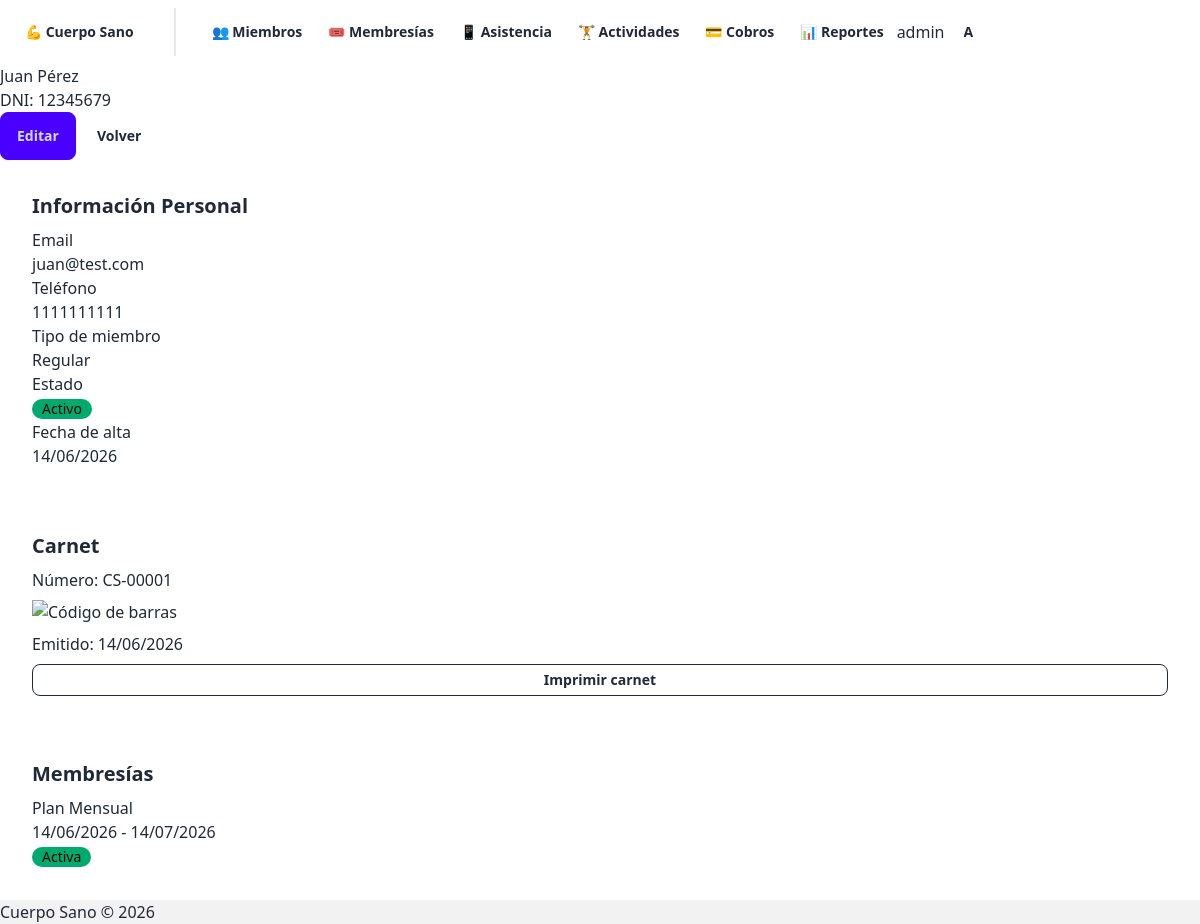
Screenshot of /miembros/1/ (signed in) with the database file from the repository.
### miembros/models.py (models this page shows, shortened)
class Miembro(models.Model):
    TIPO_CHOICES = [
        ('REGULAR', 'Regular'),
        ('ESTUDIANTE', 'Estudiante'),
        ('MAYOR', 'Persona Mayor'),
    ]
    nombre = models.CharField(max_length=100)
    apellido = models.CharField(max_length=100)
    dni = models.CharField(max_length=15, unique=True)
    email = models.EmailField(blank=True)
    telefono = models.CharField(max_length=20, blank=True)
    foto = CloudinaryField('foto', folder='miembros', blank=True, null=True)
    tipo_miembro = models.CharField(max_length=20, choices=TIPO_CHOICES, default='REGULAR')
    activo = models.BooleanField(default=True)
    fecha_alta = models.DateField(auto_now_add=True)
    def __str__(self):
        return f"{self.nombre} {self.apellido}"

class Carnet(models.Model):
    miembro = models.OneToOneField(Miembro, on_delete=models.CASCADE, related_name='carnet')
    numero_carnet = models.CharField(max_length=10, unique=True)
    codigo_barras_imagen = CloudinaryField('barcode', folder='carnets')
    fecha_emision = models.DateField(auto_now_add=True)

### membresias/models.py (models this page shows, shortened)
class Membresia(models.Model):
    ESTADO_CHOICES = [
        ('ACTIVA', 'Activa'),
        ('VENCIDA', 'Vencida'),
        ('CANCELADA', 'Cancelada')
    ]
    miembro = models.ForeignKey(Miembro, on_delete=models.CASCADE, related_name='membresias')
    tipo = models.ForeignKey(TipoMembresia, on_delete=models.PROTECT)
    fecha_inicio = models.DateField()
    fecha_fin = models.DateField()
    estado = models.CharField(max_length=20, choices=ESTADO_CHOICES, default='ACTIVA')
    class Meta:
        verbose_name_plural = 'Membresías'

class TipoMembresia(models.Model):
    nombre = models.CharField(max_length=100)
    descripcion = models.TextField(blank=True)
    precio = models.DecimalField(
        max_digits=10,
        decimal_places=2,
        validators=[MinValueValidator(Decimal('0.01'))]
    )
    duracion_dias = models.PositiveIntegerField()
    class Meta:
        verbose_name_plural = 'Tipos de membresía'

### miembros/views.py (the view)
# urls.py: path('<int:pk>/', views.detalle_miembro, name='detalle'),
@login_required
def detalle_miembro(request, pk):
    miembro = get_object_or_404(Miembro, pk=pk)
    try:
        carnet = miembro.carnet
    except Carnet.DoesNotExist:
        carnet = None
    context = {
        'miembro': miembro,
        'carnet': carnet,
    }
    return render(request, 'miembros/detalle.html', context)

### miembros/templatetags/custom_tags.py (called while the page is built)
@register.filter
def has_group(user, group_name):
    return user.groups.filter(name=group_name).exists()

### miembros/templates/miembros/detalle.html (shortened to what this page needs)
{% extends 'base.html' %}
{% block content %}
<div class="space-y-6">
    <div class="flex justify-between items-start">
        <div>
            <h1 class="text-3xl font-bold">{{ miembro.nombre }} {{ miembro.apellido }}</h1>
            <p class="text-gray-500">DNI: {{ miembro.dni }}</p>
        </div>
        <div class="space-x-2">
            <a href="{% url 'miembros:editar' miembro.pk %}" class="btn btn-primary">Editar</a>
            <a href="{% url 'miembros:lista' %}" class="btn btn-ghost">Volver</a>
        </div>
    </div>
    <div class="grid grid-cols-1 md:grid-cols-2 gap-6">
        <div class="card bg-base-100 shadow-md">
            <div class="card-body">
                <h2 class="card-title text-lg">Información Personal</h2>
                <div class="space-y-3">
                    <div>
                        <p class="text-sm text-gray-500">Email</p>
                        <p class="font-medium">{{ miembro.email|default:'No registrado' }}</p>
                    </div>
                    <div>
                        <p class="text-sm text-gray-500">Teléfono</p>
                        <p class="font-medium">{{ miembro.telefono|default:'No registrado' }}</p>
                    </div>
                    <div>
                        <p class="text-sm text-gray-500">Tipo de miembro</p>
                        <p class="font-medium">{{ miembro.get_tipo_miembro_display }}</p>
                    </div>
                    <div>
                        <p class="text-sm text-gray-500">Estado</p>
                        <p class="font-medium">
                            {% if miembro.activo %}
                            <span class="badge badge-success">Activo</span>
                            {% else %}
                            <span class="badge">Inactivo</span>
                            {% endif %}
                        </p>
                    </div>
                    <div>
                        <p class="text-sm text-gray-500">Fecha de alta</p>
                        <p class="font-medium">{{ miembro.fecha_alta|date:'d/m/Y' }}</p>
                    </div>
                </div>
            </div>
        </div>
        <div class="space-y-4">
            {% if carnet %}
            <div class="card bg-base-100 shadow-md">
                <div class="card-body">
                    <h2 class="card-title text-lg">Carnet</h2>
                    <p class="text-sm">Número: <span class="font-mono font-bold">{{ carnet.numero_carnet }}</span></p>
                    {% if carnet.codigo_barras_imagen %}
                    <img src="{{ carnet.codigo_barras_imagen.url }}" alt="Código de barras" class="w-full">
                    {% endif %}
                    <p class="text-xs text-gray-500">Emitido: {{ carnet.fecha_emision|date:'d/m/Y' }}</p>
                    <a href="{% url 'miembros:carnet' miembro.pk %}" class="btn btn-sm btn-outline">Imprimir carnet</a>
                </div>
            </div>
            {% endif %}
        </div>
    </div>
    <div class="card bg-base-100 shadow-md">
        <div class="card-body">
            <h2 class="card-title text-lg">Membresías</h2>
            {% if miembro.membresias.all %}
            <div class="space-y-2">
                {% for membresia in miembro.membresias.all %}
                <div class="border rounded p-3">
                    <div class="flex justify-between items-start">
                        <div>
                            <p class="font-medium">{{ membresia.tipo.nombre }}</p>
                            <p class="text-sm text-gray-500">
                                {{ membresia.fecha_inicio|date:'d/m/Y' }} - {{ membresia.fecha_fin|date:'d/m/Y' }}
                            </p>
                        </div>
                        <span class="badge {% if membresia.estado == 'ACTIVA' %}badge-success{% elif membresia.estado == 'VENCIDA' %}badge-warning{% else %}badge-error{% endif %}">
                            {{ membresia.get_estado_display }}
                        </span>
                    </div>
                </div>
                {% endfor %}
            </div>
            {% else %}
            <p class="text-gray-500">No tiene membresías registradas</p>
            {% endif %}
        </div>
    </div>
</div>
{% endblock %}

### templates/base.html (shortened to what this page needs)
{% load custom_tags %}<!DOCTYPE html>
<html lang="es">
<head>
    <link href="https://cdn.jsdelivr.net/npm/daisyui@4/dist/full.min.css" rel="stylesheet">
</head>
<body>
    <div class="min-h-screen flex flex-col">
        {% if user.is_authenticated %}
        <nav class="navbar bg-gradient-to-r from-indigo-600 to-blue-600 shadow-lg text-white">
            <div class="flex-1">
                <a href="/" class="btn btn-ghost text-xl font-bold text-white hover:bg-white/10">
                    💪 Cuerpo Sano
                </a>
                {% if user.groups.all|length > 0 %}
                    <div class="divider divider-horizontal mx-2 bg-white/20 h-6"></div>
                    {% if user|has_group:"Admin" %}
                        <a href="{% url 'miembros:lista' %}" class="btn btn-ghost btn-sm text-white hover:bg-white/20">👥 Miembros</a>
                        <a href="{% url 'membresias:lista_tipos' %}" class="btn btn-ghost btn-sm text-white hover:bg-white/20">🎟️ Membresías</a>
                        <a href="{% url 'asistencia:biometrico' %}" class="btn btn-ghost btn-sm text-white hover:bg-white/20">📱 Asistencia</a>
                        <a href="{% url 'actividades:lista' %}" class="btn btn-ghost btn-sm text-white hover:bg-white/20">🏋️ Actividades</a>
                        <a href="{% url 'cobros:lista' %}" class="btn btn-ghost btn-sm text-white hover:bg-white/20">💳 Cobros</a>
                        <a href="{% url 'reportes:asistencias' %}" class="btn btn-ghost btn-sm text-white hover:bg-white/20">📊 Reportes</a>
                    {% elif user|has_group:"Entrenador" %}
                        <a href="{% url 'entrenadores:asistencia' %}" class="btn btn-ghost btn-sm text-white hover:bg-white/20">📋 Mi Asistencia</a>
                        <a href="{% url 'actividades:lista' %}" class="btn btn-ghost btn-sm text-white hover:bg-white/20">🏋️ Actividades</a>
                    {% endif %}
                {% endif %}
            </div>
            <div class="flex-none gap-4">
                <span class="text-sm font-medium">{{ user.get_full_name|default:user.username }}</span>
                <div class="dropdown dropdown-end">
                    <button class="btn btn-circle btn-ghost avatar placeholder border border-white/30">
                        <div class="bg-white text-indigo-600 w-10 rounded-full flex items-center justify-center font-bold">
                            {{ user.username|first|upper }}
                        </div>
                    </button>
                </div>
            </div>
        </nav>
        {% endif %}
        <main class="flex-1 container mx-auto px-4 py-8">
            {% block content %}{% endblock %}
        </main>
        <footer class="bg-base-200 text-center py-4 text-sm">
            Cuerpo Sano &copy; 2026
        </footer>
    </div>
</body>
</html>

### rows the page displays
Miembro: nombre "Juan", apellido "Pérez", dni "12345679", email "juan@test.com", telefono "1111111111", tipo_miembro "Regular", fecha_alta "14/06/2026"
Carnet: numero_carnet "CS-00001", fecha_emision "14/06/2026"
Membresia: tipo.nombre "Plan Mensual", fecha_inicio "14/06/2026", fecha_fin "14/07/2026", estado "Activa"

### other values shown
{{ user.get_full_name|default:user.username }} "admin"
